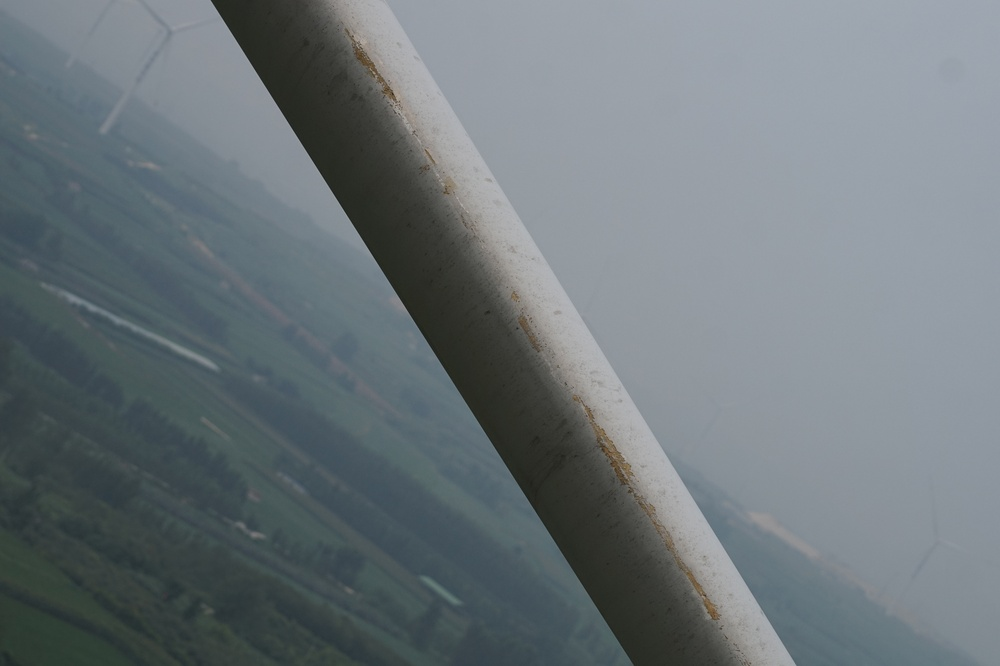
#> input picture image.jpg, 1000 x 666 px, shrunk from 5456 x 3632 before the run
$ python gabor1.py image.jpg
#> lines starting #> are read from the running program, lines starting #| are printed output that depends on the picture; after the words box and inside, x2 and y2 are one past the last pixel; in counts of white or black regions, pixels touching at a corner belong together
#> in main, img is the input picture: shape (666, 1000, 3); mean R, G, B 108.8, 117.9, 122.4
# --------------------------------------------------------------
#  gabor_strength_overlay.py
# --------------------------------------------------------------
import numpy as np
from scipy import ndimage
import matplotlib.pyplot as plt
import matplotlib.image as mpimg
from matplotlib.patches import Circle


# ------------------- Gabor kernels -------------------
def gabor_kernel(size, sigma, theta, lambda_, gamma, psi=0):
    size = int(size)
    y, x = np.mgrid[-size : size + 1, -size : size + 1]
    x_theta = x * np.cos(theta) + y * np.sin(theta)
    y_theta = -x * np.sin(theta) + y * np.cos(theta)
    gb = np.exp(-(x_theta**2 + gamma**2 * y_theta**2) / (2 * sigma**2)) * np.cos(
        2 * np.pi * x_theta / lambda_ + psi
    )
    return gb


def apply_gabor_filters(img_gray, size=21, sigma=4.0, lambda_=10.0, gamma=0.5):
#> called with size = 21, sigma = 4, lambda_ = 10, gamma = 0.5
    kernel_h = gabor_kernel(size, sigma, 0, lambda_, gamma)
    kernel_v = gabor_kernel(size, sigma, np.pi / 2, lambda_, gamma)

    resp_h = ndimage.convolve(img_gray, kernel_h, mode="reflect")
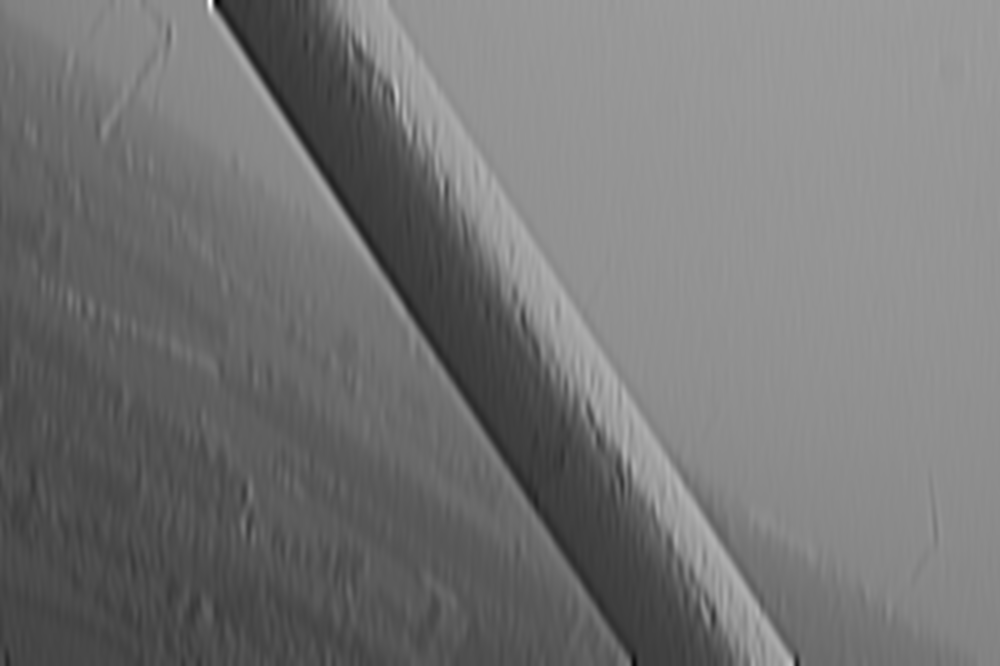
#> resp_h: shape (666, 1000) float32; min -334.4, max 2530.8, mean 981.5; drawn with min black and max white
    resp_v = ndimage.convolve(img_gray, kernel_v, mode="reflect")
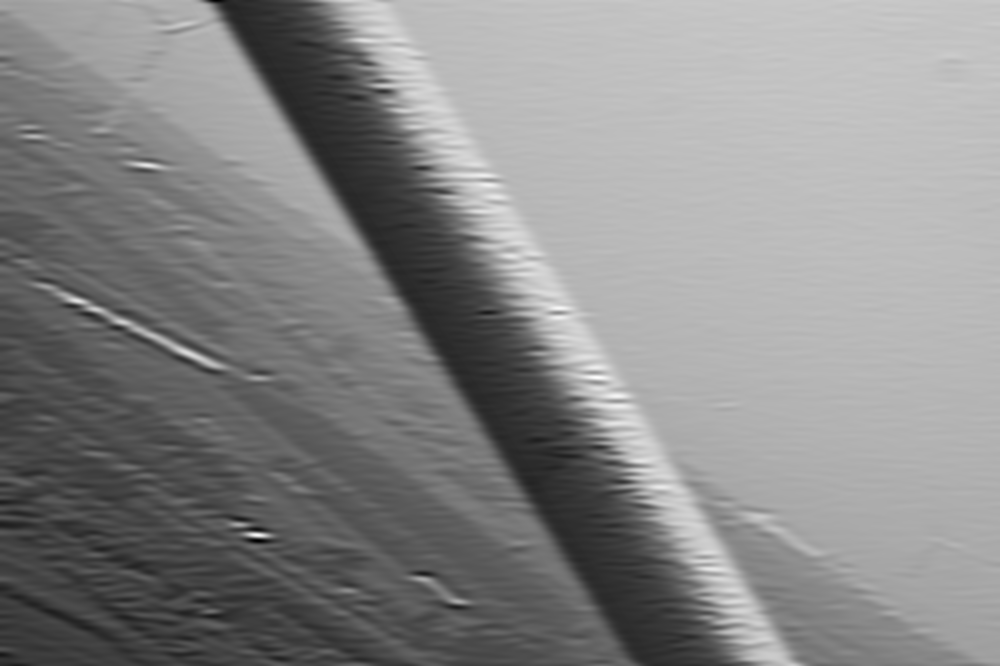
#> resp_v: shape (666, 1000) float32; min 56.17, max 1792.5, mean 981.5; drawn with min black and max white

    combined = np.sqrt(resp_h**2 + resp_v**2)
    combined = (combined - combined.min()) / (combined.max() - combined.min() + 1e-8)
    return combined


# ------------------- Region growing -------------------
def region_from_click(response_map, click_point, tolerance=0.15):
    """Return a binary mask of the connected component that contains the click."""
    seed_val = response_map[click_point[1], click_point[0]]
    candidate = np.abs(response_map - seed_val) <= tolerance

    labeled, _ = ndimage.label(candidate)
    component_id = labeled[click_point[1], click_point[0]]
    if component_id == 0:
        return np.zeros_like(candidate, dtype=bool)

    return labeled == component_id


# ------------------- Auto detection (unchanged) -------------------
def detect_regions_auto(response_map, thresh=0.55):
#> called with thresh = 0.55
    mask = response_map > thresh
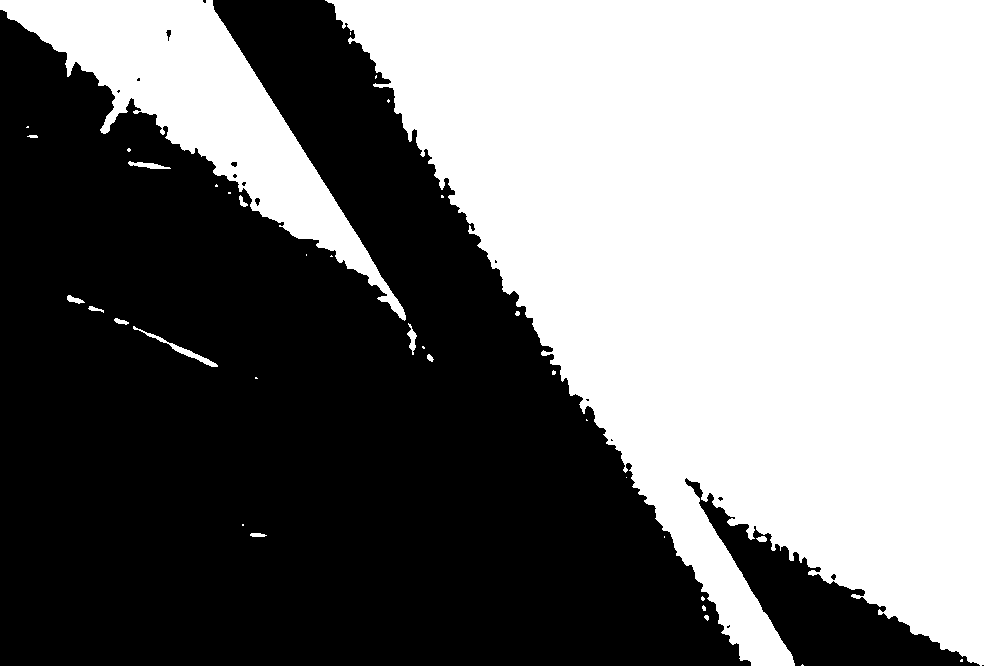
#> mask: shape (666, 1000) bool; 49.2% white; 36 white regions (21 under 20 px), largest, box (x1, y1, x2, y2) and area: (325, 0, 1000, 666) 291849, (0, 0, 406, 321) 34763, (133, 326, 218, 367) 377
    mask = ndimage.binary_opening(mask, structure=np.ones((5, 5)))
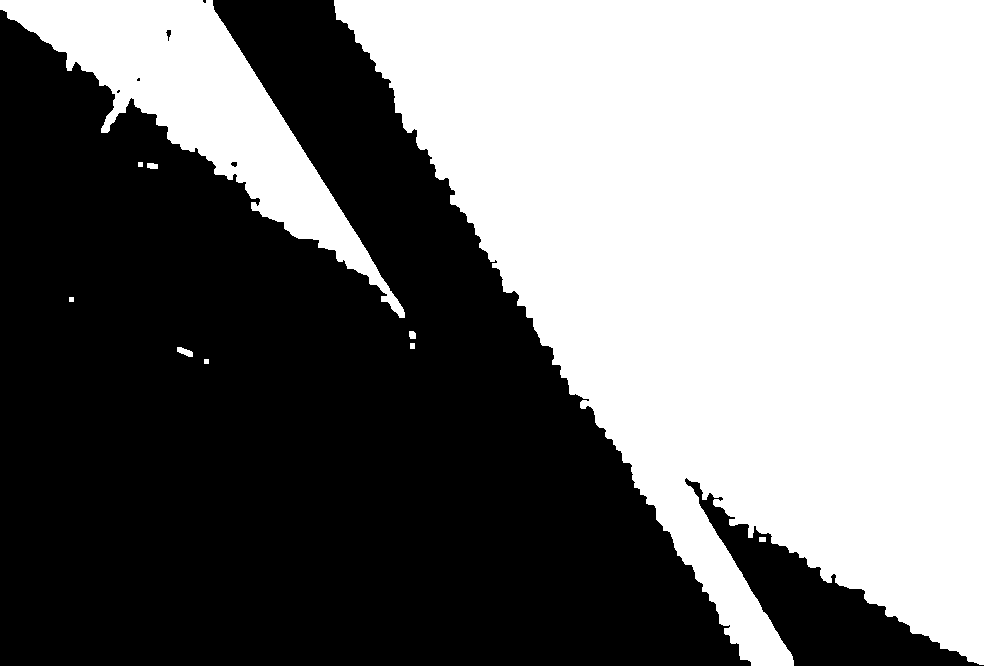
#> mask: shape (666, 1000) bool; 48.9% white; 10 white regions, largest, box (x1, y1, x2, y2) and area: (334, 0, 1000, 666) 291010, (0, 0, 405, 318) 34522, (177, 347, 193, 357) 97
    mask = ndimage.binary_closing(mask, structure=np.ones((5, 5)))
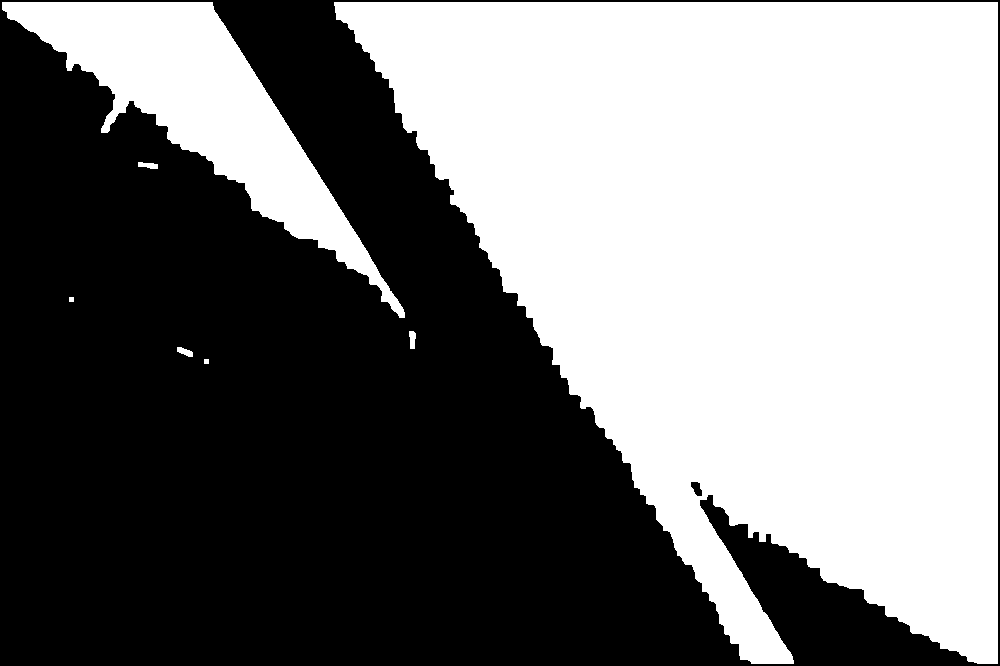
#> mask: shape (666, 1000) bool; 48.5% white; 7 white regions, largest, box (x1, y1, x2, y2) and area: (334, 2, 998, 664) 288550, (2, 2, 405, 318) 34277, (409, 331, 416, 349) 101
    return mask


# ------------------- Main -------------------
def main(image_path, click_mode=False):
    # --- load ---
    img = mpimg.imread(image_path)
    if img.ndim == 3:
        gray = np.dot(img[..., :3], [0.2989, 0.5870, 0.1140])
    else:
        gray = img.copy()
    gray = gray.astype(np.float32)

    # --- Gabor response ---
    response = apply_gabor_filters(gray, size=21, sigma=4.0, lambda_=10.0, gamma=0.5)

    # --- auto mask ---
    mask_auto = detect_regions_auto(response, thresh=0.55)

    # --- click-based region (strength map) ---
    click_point = None
    strength_mask = None  # <-- will hold the *continuous* overlay
    if click_mode:
        plt.figure(figsize=(8, 6))
        plt.imshow(gray, cmap="gray")
        plt.title("Click inside the 90° textile band")
        plt.axis("off")
        click = plt.ginput(1, timeout=0)[0]
        plt.close()

        click_point = (int(click[0]), int(click[1]))
        if not (
            0 <= click_point[0] < gray.shape[1] and 0 <= click_point[1] < gray.shape[0]
        ):
            print("Click outside image – skipping click mode")
        else:
            binary_region = region_from_click(response, click_point, tolerance=0.15)
            # *** NEW: keep the original response values inside the region ***
            strength_mask = response.copy()
            strength_mask[~binary_region] = np.nan  # transparent outside region

    # --- visualisation ---
    n_cols = 4 if strength_mask is not None else 3
    fig, axs = plt.subplots(1, n_cols, figsize=(5 * n_cols, 5))

    # 1) original
    axs[0].imshow(gray, cmap="gray")
    axs[0].set_title("Original")
    axs[0].axis("off")

    # 2) raw Gabor response
    im = axs[1].imshow(response, cmap="hot", vmin=0, vmax=1)
    axs[1].set_title("Gabor Response")
    axs[1].axis("off")
    plt.colorbar(im, ax=axs[1], fraction=0.046, pad=0.04)

    # 3) auto-threshold overlay
    axs[2].imshow(gray, cmap="gray")
    axs[2].imshow(mask_auto, cmap="Greens", alpha=0.5)
    axs[2].set_title("Auto-Detected")
    axs[2].axis("off")

    if strength_mask is not None:
        # 4) **continuous strength overlay**
        axs[3].imshow(gray, cmap="gray")
        # viridis = blue (weak) → yellow (strong)
        im_strength = axs[3].imshow(
            strength_mask, cmap="viridis", vmin=0, vmax=1, alpha=0.7
        )
        axs[3].plot(
            click_point[0], click_point[1], "r+", markersize=15, markeredgewidth=2
        )
        axs[3].set_title("Click-Based Strength")
        axs[3].axis("off")
        plt.colorbar(
            im_strength, ax=axs[3], fraction=0.046, pad=0.04, label="Pattern strength"
        )

    plt.tight_layout()
    plt.show()
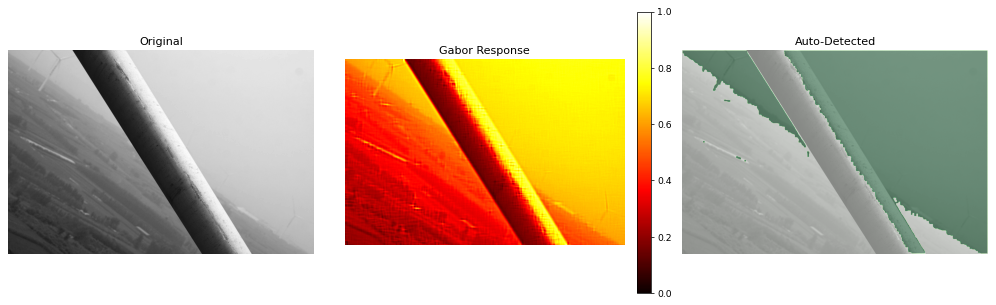
#> figure drawn by matplotlib, 4 panels


# ------------------- CLI -------------------
if __name__ == "__main__":
    import sys

    if len(sys.argv) < 2:
        print("Usage: python gabor_strength_overlay.py <image> [--click]")
        sys.exit(1)
    img_path = sys.argv[1]
    click = "--click" in sys.argv
    main(img_path, click_mode=click)
